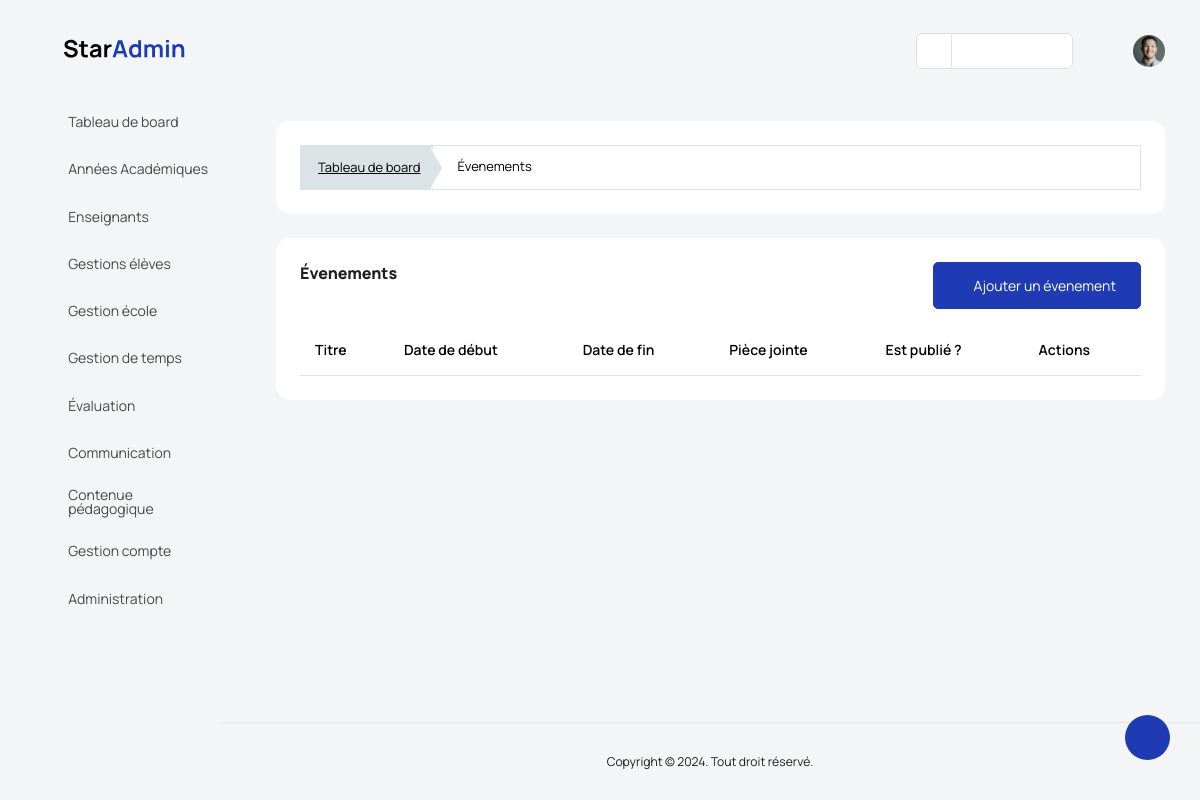
The page /communication/events/ (signed in) on the database as committed earlier.
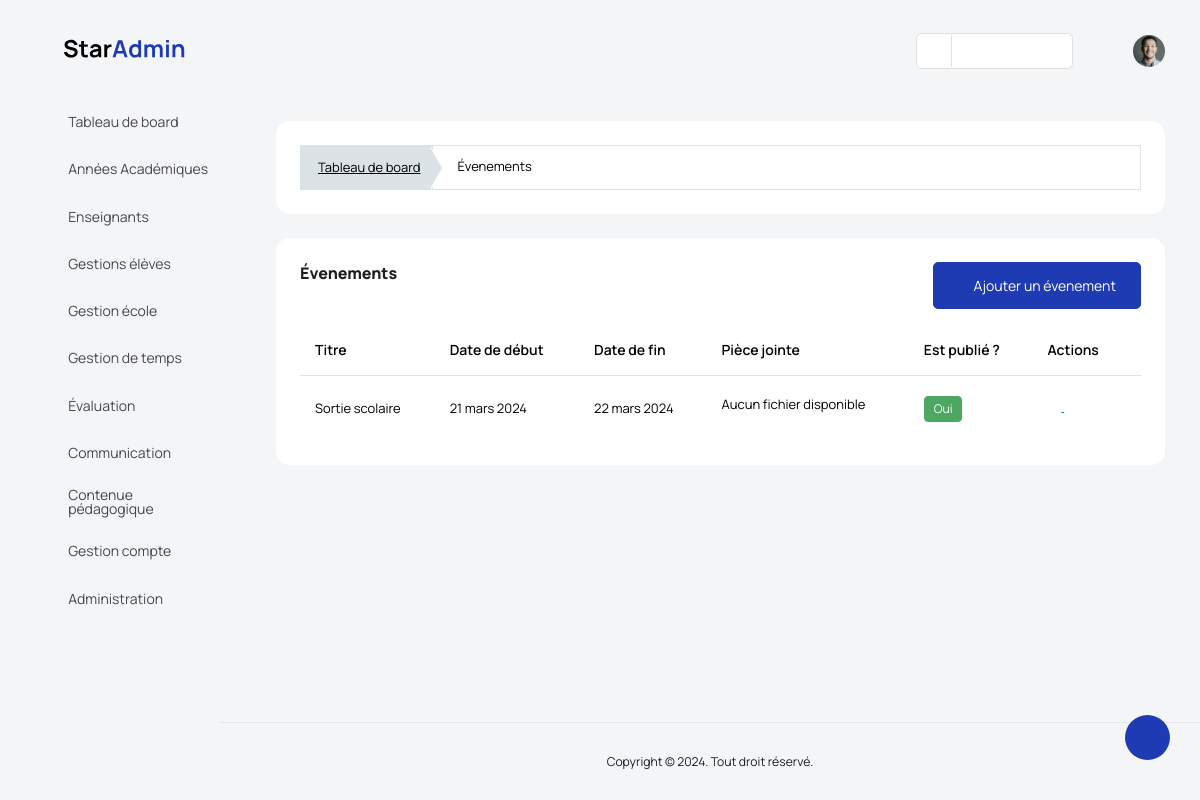
The same page on the database as committed later.
### backend/models/communication.py (models this page shows, shortened)
class Event(models.Model):
    title = models.CharField(max_length=50)
    start_date = models.DateField(blank=True, null=True)
    end_date = models.DateField(blank=True, null=True)
    content =  RichTextField(blank=True, null=True)
    status = models.BooleanField(default=True)
    file = models.FileField(upload_to='events_files/', blank=True)
    photo = models.ImageField(upload_to='events_image/', blank=True)
    school = models.ForeignKey(Etablishment, on_delete=models.CASCADE)
    created_at = models.DateTimeField(auto_now_add=True)
    updated_at = models.DateTimeField(auto_now=True)
    def file_exists(self):
        if self.file:
            return os.path.exists(settings.MEDIA_ROOT / str(self.file))
        return False

### manager_dashboard/views/communication_view.py (the view, shortened to what this page needs)
class EventView(View):
    template = "manager_dashboard/communication/evenements.html"
    def dispatch(self,request, *args, **kwargs):
        if not request.user.is_authenticated:
            return redirect('backend:login')
        if request.user.is_manager or request.user.is_admin_school:
            return super().dispatch(request, *args, **kwargs)
        return redirect('backend:logout')
    def get(self, request, *args, **kwargs):
        context = {'events': Event.objects.filter(school=request.user.school).order_by('-created_at')}
        return render(request, template_name=self.template, context=context)

### manager_dashboard/templates/manager_dashboard/communication/evenements.html (shortened to what this page needs)
{% extends '../base.html' %} {% load static %} {% block content %}
<div class="col-md-12 grid-margin stretch-card">
  <div class="card">
    <div class="card-body">
      <div class="template-demo">
        <nav aria-label="breadcrumb">
          <ol class="breadcrumb breadcrumb-custom">
            <li class="breadcrumb-item">
              <a href='{% url "manager_dashboard:index" %}'>Tableau de board</a>
            </li>
            <li class="breadcrumb-item active" aria-current="page">
              <span>Évenements</span>
            </li>
          </ol>
        </nav>
      </div>
    </div>
  </div>
</div>
<div class="card">
  <div class="card-body">
    <div class="d-sm-flex justify-content-between align-items-start">
      <div>
        <h4 class="card-title card-title-dash">Évenements</h4>
      </div>
      <div>
        <a
          href='{% url "manager_dashboard:add_event" %}'
          class="btn btn-primary text-white mb-0 me-0"
          ><i class="mdi mdi-note-plus"></i> Ajouter un évenement</a
        >
      </div>
    </div>
    <div class="row mt-3">
      <div class="col-12">
        <div class="table-responsive">
          <table id="order-listing" class="table">
            <thead>
              <tr>
                <th>Titre</th>
                <th>Date de début</th>
                <th>Date de fin</th>
                <th>Pièce jointe</th>
                <th>Est publié ?</th>
                <th>Actions</th>
              </tr>
            </thead>
            <tbody id="elementList">
              {% for event in events %}
              <tr data-id="{{event.id}}">
                <td>{{event.title}}</td>
                <td>{{event.start_date}}</td>
                <td>{{event.end_date}}</td>
                <td>
                  {% if event.file_exists %}
                  <a href="{{ event.file.url }}" target="_blank"
                    >{{ event.file.name }}</a
                  >
                  {% else %}
                  <p>Aucun fichier disponible</p>
                  {% endif %}
                </td>
                <td>
                  {% if event.status %}
                  <label class="badge badge-success">Oui</label>
                  {% else %}
                  <label class="badge badge-danger">Non</label>
                  {% endif %}
                </td>
                <td>
                  <a href="" class="action_btn mr_10">
                    <i class="fa fa-eye h4 text-primary"></i>
                  </a>
                  {% if not user.is_admin_school %}
                  <a
                    href="{% url 'manager_dashboard:edit_event' event.id %}"
                    class="p-2"
                    ><i class="fa fa-edit h4 text-dark"></i
                  ></a>
                  {% endif %}  {% if not user.is_admin_school %}
                  <a href="#" onclick="delete_function({{event.id}})"
                    ><i class="fa fa-trash-o h4 text-danger"></i
                  ></a>
                  {% endif %}
                </td>
              </tr>
              {% endfor %}
            </tbody>
          </table>
        </div>
      </div>
    </div>
  </div>
</div>
{% endblock content %}

Rows that differ between the two databases and show on the page:
added Event: title "Sortie scolaire", start_date "21 mars 2024", end_date "22 mars 2024", shows "Aucun fichier disponible", status "Oui"
